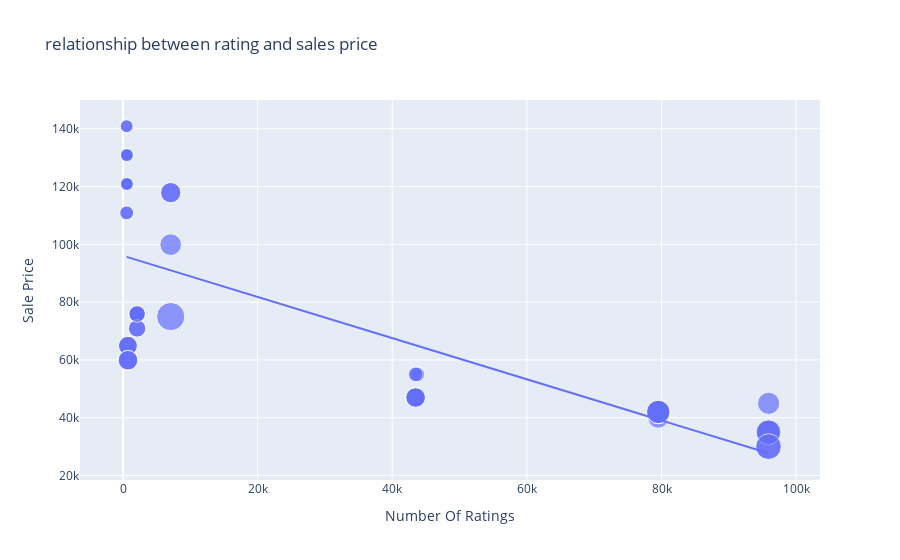

Notebook cell for this chart:
### Markdown cell above
# Now we are making for 'Numeber of rating ' & 'sale price' we use the size on Discount percentage and use the trend aslo for line  = tredline='ols'
## IMP NOTE :- in plotly.express : scatter "s" s should in lowercase & In plotly.graph_objects : in  'S' uppercase

### Code cell
data=pd.read_csv("apple_products.csv")
figure=px.scatter(data_frame=data,x='Number Of Ratings',y='Sale Price',size='Discount Percentage',
                  trendline='ols',title='relationship between rating and sales price')
figure.show()

### Figure 1 — Plotly figure (JSON) as saved in the notebook; plotly's stock layout.template omitted (floating-point values rounded to 4 significant figures)
{"data": [{"hovertemplate": "Number Of Ratings=%{x}<br>Sale Price=%{y}<br>Discount Percentage=%{marker.size}<extra></extra>", "legendgroup": "", "marker": {"color": "#636efa", "size": [0, 0, 0, 0, 0, 0, 0, 0, 0, 20, 16, 20, 20, 20, 0, 0, 0, 0, 29, 15, 0, 15, 17, 18, 6, 6, 13, 6, 14, 10, 7, 6, 6, 13, 13, 10, 10, 6, 14, 6, 10, 6, 11, 11, 10, 14, 7, 6, 6, 6, 8, 8, 24, 22, 22, 22, 8, 24, 14, 14, 14, 14], "sizemode": "area", "sizeref": 0.0725, "symbol": "circle"}, "mode": "markers", "name": "", "orientation": "v", "showlegend": false, "type": "scatter", "x": [3431, 3431, 3431, 11202, 11202, 3431, 3431, 11202, 1454, 79512, 79512, 79582, 79512, 79512, 1078, 1078, 1078, 1078, 7088, 7088, 1078, 7088, 7081, 95909, 542, 580, 740, 545, 740, 2101, 545, 580, 580, 730, 730, 2101, 2101, 580, 740, 580, 2092, 545, 2101, 2092, 2101, 740, 545, 580, 580, 580, 43707, 43707, 95807, 95909, 95807, 95909, 43470, 95909, 43470, 43470, 43470, 43470], "xaxis": "x", "y": [49900, 84900, 84900, 77000, 77000, 49900, 49900, 77000, 89900, 41999, 39999, 41999, 41999, 41999, 131900, 117100, 131900, 117100, 74999, 117900, 117100, 117900, 99900, 44999, 140900, 130900, 64900, 120900, 59900, 75900, 110900, 130900, 120900, 64900, 64900, 75900, 75900, 120900, 59900, 120900, 75900, 140900, 70900, 70900, 75900, 59900, 110900, 120900, 130900, 130900, 54999, 54999, 29999, 34999, 34999, 34999, 54999, 29999, 46999, 46999, 46999, 46999], "yaxis": "y"}, {"hovertemplate": "<b>OLS trendline</b><br>Sale Price = -0.712783 * Number Of Ratings + 96054.8<br>R<sup>2</sup>=0.492139<br><br>Number Of Ratings=%{x}<br>Sale Price=%{y} <b>(trend)</b><extra></extra>", "legendgroup": "", "marker": {"color": "#636efa", "symbol": "circle"}, "mode": "lines", "name": "", "showlegend": false, "type": "scatter", "x": [542, 545, 545, 545, 545, 580, 580, 580, 580, 580, 580, 580, 580, 730, 730, 740, 740, 740, 740, 1078, 1078, 1078, 1078, 1078, 1454, 2092, 2092, 2101, 2101, 2101, 2101, 2101, 3431, 3431, 3431, 3431, 3431, 7081, 7088, 7088, 7088, 11202, 11202, 11202, 43470, 43470, 43470, 43470, 43470, 43707, 43707, 79512, 79512, 79512, 79512, 79582, 95807, 95807, 95909, 95909, 95909, 95909], "xaxis": "x", "y": [95670.0, 95670.0, 95670.0, 95670.0, 95670.0, 95640.0, 95640.0, 95640.0, 95640.0, 95640.0, 95640.0, 95640.0, 95640.0, 95530.0, 95530.0, 95530.0, 95530.0, 95530.0, 95530.0, 95290.0, 95290.0, 95290.0, 95290.0, 95290.0, 95020.0, 94560.0, 94560.0, 94560.0, 94560.0, 94560.0, 94560.0, 94560.0, 93610.0, 93610.0, 93610.0, 93610.0, 93610.0, 91010.0, 91000.0, 91000.0, 91000.0, 88070.0, 88070.0, 88070.0, 65070.0, 65070.0, 65070.0, 65070.0, 65070.0, 64900.0, 64900.0, 39380.0, 39380.0, 39380.0, 39380.0, 39330.0, 27770.0, 27770.0, 27690.0, 27690.0, 27690.0, 27690.0], "yaxis": "y"}], "layout": {"autosize": true, "dragmode": "zoom", "legend": {"itemsizing": "constant", "tracegroupgap": 0}, "title": {"text": "relationship between rating and sales price"}, "xaxis": {"anchor": "y", "autorange": true, "domain": [0, 1], "range": [-6010.0, 103100.0], "title": {"text": "Number Of Ratings"}, "type": "linear"}, "yaxis": {"anchor": "x", "autorange": true, "domain": [0, 1], "range": [11530.0, 153700.0], "title": {"text": "Sale Price"}, "type": "linear"}}}
